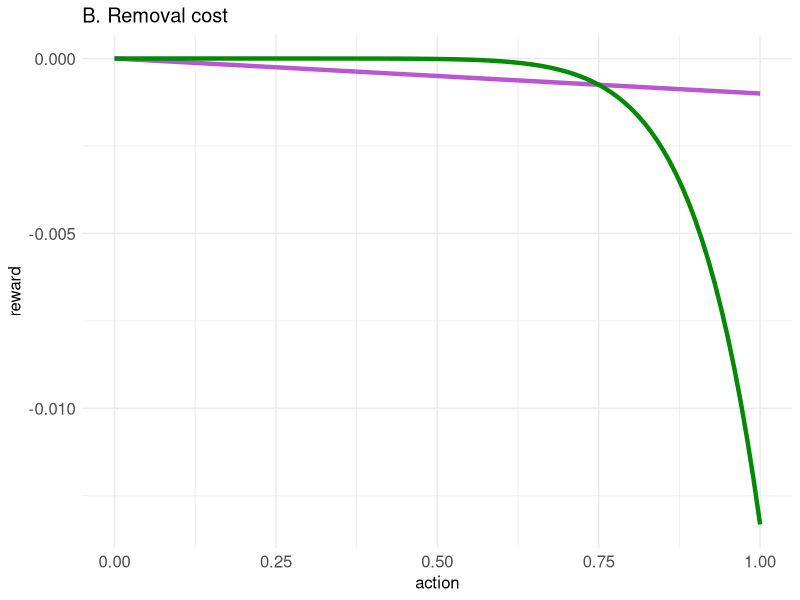
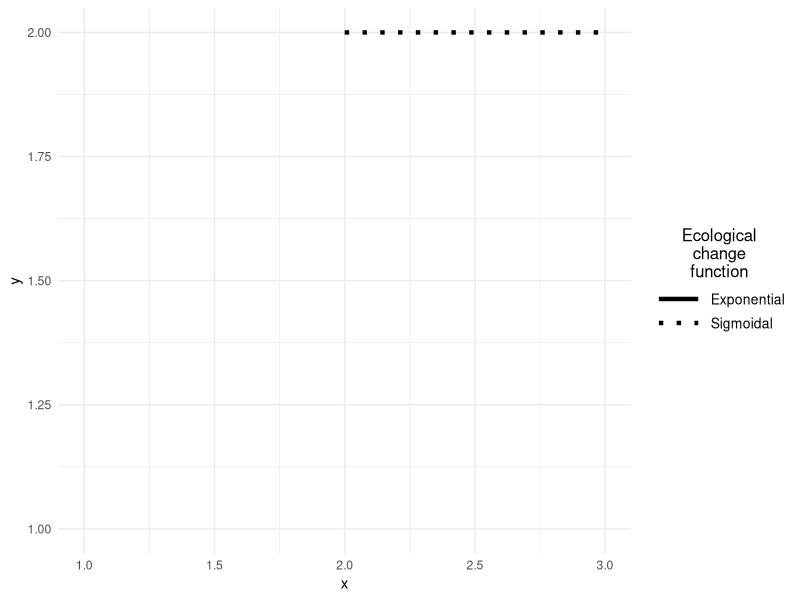
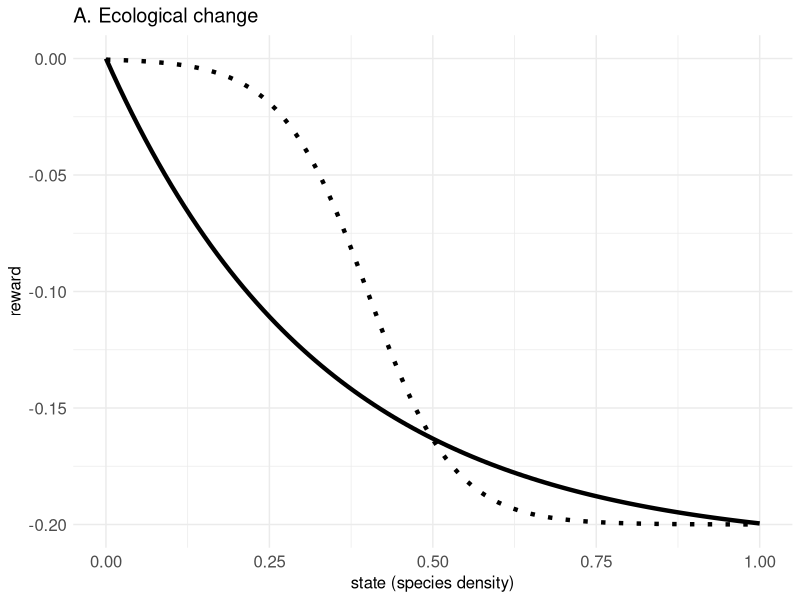

Source code (R) for these figures, in order: (Note: this script raises an error after producing the figures.)
###################
# Create Figure 2 #
###################

# load packages
library(tidyverse)
library(patchwork)

# define state space (species density)
K <- 1 # carrying capacity
states <- seq(0,K,by=0.01)

# action space (units of effort, ranging from 0 to 1)
actions <- seq(0, 1, 0.01)

# loss params -- sigmoidal ecological change
sig_loss_params <- list(
  loss_a=-0.2,
  loss_b=15,
  loss_c=0.4
)
# loss params -- exponential ecological change
exp_loss_params <- list(
  loss_a=0.21,
  loss_b=3,
  loss_c=1
)

# parameters that scale the relative contribution of removal cost/ecological change in reward function
linear_scale <- 0.001
action_intersect <- 0.75

# function for ecological change -- sigmoidal
reward_sig <- function(s,loss_params){
  loss_params$loss_a/(1+exp(-loss_params$loss_b*(s-loss_params$loss_c)))
}
# function for ecological change -- exponential
reward_exp <- function(s,loss_params){
  loss_params$loss_a*(exp(-loss_params$loss_b*s)-loss_params$loss_c)
}

# function for removal cost -- linear
reward_penalize_linear <- function(s,fun,loss_params,linear_scale,action){
  fun(s,loss_params)-linear_scale*action
}

# function to get nonlinear scale parameter, given linear scale parameter and action intersection
get_nonlinear_scale <- function(linear_scale,action_intersect){
  nonlinear_scale <- linear_scale*action_intersect/(action_intersect^10)
  return(nonlinear_scale)
}

# function for removal cost -- nonlinear
reward_penalize_high <- function(s,fun,loss_params,linear_scale,action_intersect,action){
  fun(s,loss_params)-get_nonlinear_scale(linear_scale,action_intersect)*action^10
}

#######
# plots

cost_plot <- ggplot()+
  geom_line(aes(x=actions,y=-linear_scale*actions),color='mediumorchid',linewidth=1.5)+
  geom_line(aes(x=actions,y=-get_nonlinear_scale(linear_scale,action_intersect)*actions^10),color='green4',linewidth=1.5)+
  ggtitle('B. Removal cost')+
  labs(x='action',y='reward')+
  theme_minimal()+
  theme(text = element_text(size=15),
        title = element_text(size=12))

ecochange_plot <- ggplot()+
  geom_line(aes(x=states,y=reward_sig(states,sig_loss_params)),color='black',linetype='dotted',linewidth=1.5)+
  geom_line(aes(x=states,y=reward_exp(states,exp_loss_params)),color='black',linewidth=1.5)+
  labs(x='state (species density)',y='reward')+
  ggtitle('A. Ecological change')+
  theme_minimal()+
  theme(text = element_text(size=15),
        title = element_text(size=12))

#make fake plots to get line legends
line_data <- data.frame(x=c(1,2,3),
                        y=c(1,2,2),
                        z=c(1,2,2))
eco_plot <- ggplot()+
  geom_line(data=line_data,
            aes(x=x,y=y,linetype=as.factor(y)),linewidth=1.5)+
  scale_linetype_manual(values = c('solid','dotted'),
                        labels=c('Exponential','Sigmoidal'))+
  labs(linetype='Ecological\nchange\nfunction')+
  theme_minimal()+
  theme(legend.text=element_text(size=10),
        legend.title = element_text(size=12,hjust = 0.5),
        legend.key.width = unit(1.25,'cm'))
eco_legend <- get_legend(eco_plot)
action_plot <- ggplot()+
  geom_line(data=line_data,
            aes(x=x,y=y,color=as.factor(z)),linewidth=1.5)+
  scale_color_manual(values=c('green4','mediumorchid'),
                     labels=c('Nonlinear','Linear'))+
  labs(color='Removal\ncost\nfunction')+
  theme_minimal()+
  theme(legend.text=element_text(size=10),
        legend.title = element_text(size=12,hjust = 0.5),
        legend.key.width = unit(1.25,'cm'))
action_legend <- get_legend(action_plot)

layout <- '
AAABBBC
AAABBBC
AAABBBD
AAABBBD
'
utility_plot <- ecochange_plot+cost_plot+eco_legend+action_legend+
  plot_layout(design=layout)
ggsave('figures/Figure2_utility_plot.tiff',utility_plot,dpi=600,width=10,height=4)
